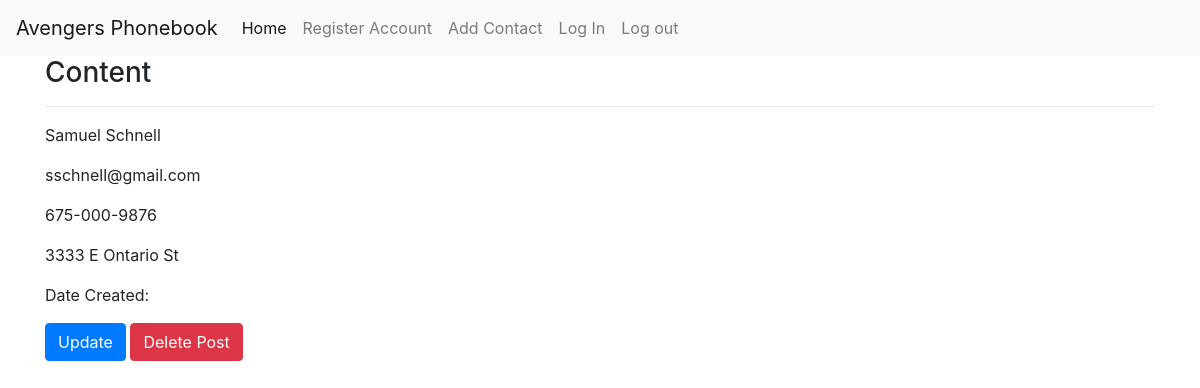
Screenshot of /contacts/5 (signed in) with the database file from the repository.
### phonebook/models.py (models this page shows, shortened)
class Info(db.Model):
    id = db.Column(db.Integer, primary_key=True)
    name = db.Column(db.String(150), nullable=False, unique=True)
    email = db.Column(db.String(150), nullable=False, unique=True)
    phone_number = db.Column(db.String(15), nullable=False, unique=True)
    address = db.Column(db.String(300), nullable=True)
    user_id = db.Column(db.Integer, db.ForeignKey('user.id'))

### phonebook/routes.py (the view)
@app.route('/contacts/<int:contact_id>')
@login_required
def contact_detail(contact_id):
    contact = Info.query.get_or_404(contact_id)
    return render_template('contact_detail.html', contact=contact)

### phonebook/models.py (called while the page is built)
@login.user_loader
def load_user(user_id):
    return User.query.get(user_id)

### phonebook/templates/contact_detail.html (shortened to what this page needs)
{% extends 'base.html' %}
{% block content %}
<div class="container">
    <h3>Content</h3>
    <hr>
    <p>{{ contact.name }}</p>
    <p>{{ contact.email }}</p>
    <p>{{ contact.phone_number }}</p>
    <p>{{ contact.address }}</p>
    <blockquote>Date Created: {{ contact.date_created }}</blockquote>
<a href="{{ url_for('contact_update', contact_id = contact.id) }}"><button class="btn btn-primary">Update</button></a>
<button type="button" class="btn btn-danger" data-toggle="modal" data-target="#dangerModal">Delete Post</button>
</div>
{% endblock content %}

### rows the page displays
Info: name "Samuel Schnell", email "sschnell@gmail.com", phone_number "675-000-9876", address "3333 E Ontario St"
